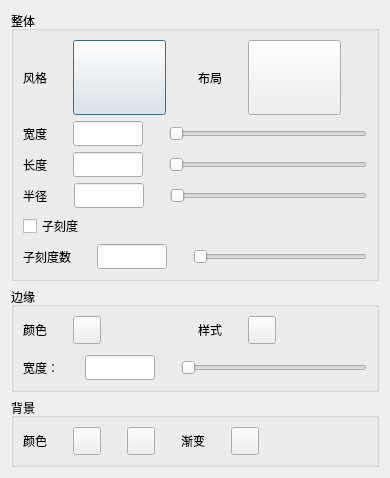
<?xml version="1.0" encoding="UTF-8"?>
<ui version="4.0">
 <class>CScaleDialog</class>
 <widget class="QDialog" name="CScaleDialog">
  <property name="geometry">
   <rect>
    <x>0</x>
    <y>0</y>
    <width>390</width>
    <height>469</height>
   </rect>
  </property>
  <property name="windowTitle">
   <string>Dialog</string>
  </property>
  <layout class="QGridLayout" name="gridLayout_4">
   <item row="0" column="0">
    <widget class="QGroupBox" name="groupBox">
     <property name="title">
      <string>整体</string>
     </property>
     <layout class="QGridLayout" name="gridLayout_3">
      <item row="0" column="0">
       <layout class="QHBoxLayout" name="horizontalLayout">
        <item>
         <widget class="QLabel" name="label">
          <property name="text">
           <string>风格</string>
          </property>
         </widget>
        </item>
        <item>
         <spacer name="horizontalSpacer">
          <property name="orientation">
           <enum>Qt::Horizontal</enum>
          </property>
          <property name="sizeType">
           <enum>QSizePolicy::Fixed</enum>
          </property>
          <property name="sizeHint" stdset="0">
           <size>
            <width>20</width>
            <height>20</height>
           </size>
          </property>
         </spacer>
        </item>
        <item>
         <widget class="QPushButton" name="scaleStyleBtn">
          <property name="minimumSize">
           <size>
            <width>93</width>
            <height>75</height>
           </size>
          </property>
          <property name="maximumSize">
           <size>
            <width>93</width>
            <height>75</height>
           </size>
          </property>
          <property name="text">
           <string/>
          </property>
         </widget>
        </item>
        <item>
         <spacer name="horizontalSpacer_2">
          <property name="orientation">
           <enum>Qt::Horizontal</enum>
          </property>
          <property name="sizeHint" stdset="0">
           <size>
            <width>40</width>
            <height>20</height>
           </size>
          </property>
         </spacer>
        </item>
        <item>
         <widget class="QLabel" name="label_2">
          <property name="text">
           <string>布局</string>
          </property>
         </widget>
        </item>
        <item>
         <spacer name="horizontalSpacer_3">
          <property name="orientation">
           <enum>Qt::Horizontal</enum>
          </property>
          <property name="sizeType">
           <enum>QSizePolicy::Fixed</enum>
          </property>
          <property name="sizeHint" stdset="0">
           <size>
            <width>20</width>
            <height>20</height>
           </size>
          </property>
         </spacer>
        </item>
        <item>
         <widget class="QPushButton" name="layStyleBtn">
          <property name="minimumSize">
           <size>
            <width>93</width>
            <height>75</height>
           </size>
          </property>
          <property name="maximumSize">
           <size>
            <width>93</width>
            <height>75</height>
           </size>
          </property>
          <property name="text">
           <string/>
          </property>
         </widget>
        </item>
        <item>
         <spacer name="horizontalSpacer_4">
          <property name="orientation">
           <enum>Qt::Horizontal</enum>
          </property>
          <property name="sizeHint" stdset="0">
           <size>
            <width>40</width>
            <height>20</height>
           </size>
          </property>
         </spacer>
        </item>
       </layout>
      </item>
      <item row="1" column="0">
       <layout class="QHBoxLayout" name="horizontalLayout_2">
        <item>
         <widget class="QLabel" name="label_3">
          <property name="text">
           <string>宽度</string>
          </property>
         </widget>
        </item>
        <item>
         <spacer name="horizontalSpacer_5">
          <property name="orientation">
           <enum>Qt::Horizontal</enum>
          </property>
          <property name="sizeType">
           <enum>QSizePolicy::Fixed</enum>
          </property>
          <property name="sizeHint" stdset="0">
           <size>
            <width>20</width>
            <height>20</height>
           </size>
          </property>
         </spacer>
        </item>
        <item>
         <widget class="QLineEdit" name="widEdit">
          <property name="minimumSize">
           <size>
            <width>70</width>
            <height>25</height>
           </size>
          </property>
          <property name="maximumSize">
           <size>
            <width>70</width>
            <height>25</height>
           </size>
          </property>
         </widget>
        </item>
        <item>
         <spacer name="horizontalSpacer_6">
          <property name="orientation">
           <enum>Qt::Horizontal</enum>
          </property>
          <property name="sizeType">
           <enum>QSizePolicy::Fixed</enum>
          </property>
          <property name="sizeHint" stdset="0">
           <size>
            <width>20</width>
            <height>20</height>
           </size>
          </property>
         </spacer>
        </item>
        <item>
         <widget class="QSlider" name="widSlider">
          <property name="minimum">
           <number>10</number>
          </property>
          <property name="maximum">
           <number>250</number>
          </property>
          <property name="orientation">
           <enum>Qt::Horizontal</enum>
          </property>
         </widget>
        </item>
       </layout>
      </item>
      <item row="2" column="0">
       <layout class="QHBoxLayout" name="horizontalLayout_3">
        <item>
         <widget class="QLabel" name="label_4">
          <property name="text">
           <string>长度</string>
          </property>
         </widget>
        </item>
        <item>
         <spacer name="horizontalSpacer_7">
          <property name="orientation">
           <enum>Qt::Horizontal</enum>
          </property>
          <property name="sizeType">
           <enum>QSizePolicy::Fixed</enum>
          </property>
          <property name="sizeHint" stdset="0">
           <size>
            <width>20</width>
            <height>20</height>
           </size>
          </property>
         </spacer>
        </item>
        <item>
         <widget class="QLineEdit" name="lenEdit">
          <property name="minimumSize">
           <size>
            <width>70</width>
            <height>25</height>
           </size>
          </property>
          <property name="maximumSize">
           <size>
            <width>70</width>
            <height>25</height>
           </size>
          </property>
         </widget>
        </item>
        <item>
         <spacer name="horizontalSpacer_8">
          <property name="orientation">
           <enum>Qt::Horizontal</enum>
          </property>
          <property name="sizeType">
           <enum>QSizePolicy::Fixed</enum>
          </property>
          <property name="sizeHint" stdset="0">
           <size>
            <width>20</width>
            <height>20</height>
           </size>
          </property>
         </spacer>
        </item>
        <item>
         <widget class="QSlider" name="lenSlider">
          <property name="minimum">
           <number>10</number>
          </property>
          <property name="maximum">
           <number>360</number>
          </property>
          <property name="orientation">
           <enum>Qt::Horizontal</enum>
          </property>
         </widget>
        </item>
       </layout>
      </item>
      <item row="3" column="0">
       <layout class="QHBoxLayout" name="horizontalLayout_4">
        <item>
         <widget class="QLabel" name="label_5">
          <property name="text">
           <string>半径</string>
          </property>
         </widget>
        </item>
        <item>
         <spacer name="horizontalSpacer_9">
          <property name="orientation">
           <enum>Qt::Horizontal</enum>
          </property>
          <property name="sizeType">
           <enum>QSizePolicy::Fixed</enum>
          </property>
          <property name="sizeHint" stdset="0">
           <size>
            <width>20</width>
            <height>20</height>
           </size>
          </property>
         </spacer>
        </item>
        <item>
         <widget class="QLineEdit" name="radiusEdit">
          <property name="minimumSize">
           <size>
            <width>70</width>
            <height>25</height>
           </size>
          </property>
          <property name="maximumSize">
           <size>
            <width>70</width>
            <height>25</height>
           </size>
          </property>
         </widget>
        </item>
        <item>
         <spacer name="horizontalSpacer_10">
          <property name="orientation">
           <enum>Qt::Horizontal</enum>
          </property>
          <property name="sizeType">
           <enum>QSizePolicy::Fixed</enum>
          </property>
          <property name="sizeHint" stdset="0">
           <size>
            <width>20</width>
            <height>20</height>
           </size>
          </property>
         </spacer>
        </item>
        <item>
         <widget class="QSlider" name="radiusSlider">
          <property name="minimum">
           <number>100</number>
          </property>
          <property name="maximum">
           <number>800</number>
          </property>
          <property name="orientation">
           <enum>Qt::Horizontal</enum>
          </property>
         </widget>
        </item>
       </layout>
      </item>
      <item row="4" column="0">
       <layout class="QHBoxLayout" name="horizontalLayout_5">
        <item>
         <widget class="QCheckBox" name="checkBox">
          <property name="text">
           <string>子刻度</string>
          </property>
         </widget>
        </item>
        <item>
         <spacer name="horizontalSpacer_11">
          <property name="orientation">
           <enum>Qt::Horizontal</enum>
          </property>
          <property name="sizeHint" stdset="0">
           <size>
            <width>40</width>
            <height>20</height>
           </size>
          </property>
         </spacer>
        </item>
       </layout>
      </item>
      <item row="5" column="0">
       <layout class="QHBoxLayout" name="horizontalLayout_6">
        <item>
         <widget class="QLabel" name="label_6">
          <property name="text">
           <string>子刻度数</string>
          </property>
         </widget>
        </item>
        <item>
         <spacer name="horizontalSpacer_12">
          <property name="orientation">
           <enum>Qt::Horizontal</enum>
          </property>
          <property name="sizeType">
           <enum>QSizePolicy::Fixed</enum>
          </property>
          <property name="sizeHint" stdset="0">
           <size>
            <width>20</width>
            <height>20</height>
           </size>
          </property>
         </spacer>
        </item>
        <item>
         <widget class="QLineEdit" name="subScaleEdit">
          <property name="minimumSize">
           <size>
            <width>70</width>
            <height>25</height>
           </size>
          </property>
          <property name="maximumSize">
           <size>
            <width>70</width>
            <height>25</height>
           </size>
          </property>
         </widget>
        </item>
        <item>
         <spacer name="horizontalSpacer_13">
          <property name="orientation">
           <enum>Qt::Horizontal</enum>
          </property>
          <property name="sizeType">
           <enum>QSizePolicy::Fixed</enum>
          </property>
          <property name="sizeHint" stdset="0">
           <size>
            <width>20</width>
            <height>20</height>
           </size>
          </property>
         </spacer>
        </item>
        <item>
         <widget class="QSlider" name="subScaleSlider">
          <property name="minimum">
           <number>1</number>
          </property>
          <property name="maximum">
           <number>10</number>
          </property>
          <property name="orientation">
           <enum>Qt::Horizontal</enum>
          </property>
         </widget>
        </item>
       </layout>
      </item>
     </layout>
    </widget>
   </item>
   <item row="1" column="0">
    <widget class="QGroupBox" name="groupBox_2">
     <property name="title">
      <string>边缘</string>
     </property>
     <layout class="QGridLayout" name="gridLayout_2">
      <item row="0" column="0">
       <layout class="QVBoxLayout" name="verticalLayout">
        <item>
         <layout class="QHBoxLayout" name="horizontalLayout_7">
          <item>
           <widget class="QLabel" name="label_7">
            <property name="text">
             <string>颜色</string>
            </property>
           </widget>
          </item>
          <item>
           <spacer name="horizontalSpacer_14">
            <property name="orientation">
             <enum>Qt::Horizontal</enum>
            </property>
            <property name="sizeType">
             <enum>QSizePolicy::Fixed</enum>
            </property>
            <property name="sizeHint" stdset="0">
             <size>
              <width>20</width>
              <height>20</height>
             </size>
            </property>
           </spacer>
          </item>
          <item>
           <widget class="QPushButton" name="edgeColorBtn">
            <property name="minimumSize">
             <size>
              <width>28</width>
              <height>28</height>
             </size>
            </property>
            <property name="maximumSize">
             <size>
              <width>28</width>
              <height>28</height>
             </size>
            </property>
            <property name="text">
             <string/>
            </property>
           </widget>
          </item>
          <item>
           <spacer name="horizontalSpacer_15">
            <property name="orientation">
             <enum>Qt::Horizontal</enum>
            </property>
            <property name="sizeHint" stdset="0">
             <size>
              <width>40</width>
              <height>20</height>
             </size>
            </property>
           </spacer>
          </item>
          <item>
           <widget class="QLabel" name="label_8">
            <property name="text">
             <string>样式</string>
            </property>
           </widget>
          </item>
          <item>
           <spacer name="horizontalSpacer_16">
            <property name="orientation">
             <enum>Qt::Horizontal</enum>
            </property>
            <property name="sizeType">
             <enum>QSizePolicy::Fixed</enum>
            </property>
            <property name="sizeHint" stdset="0">
             <size>
              <width>20</width>
              <height>20</height>
             </size>
            </property>
           </spacer>
          </item>
          <item>
           <widget class="QPushButton" name="edgeStyleBtn">
            <property name="minimumSize">
             <size>
              <width>28</width>
              <height>28</height>
             </size>
            </property>
            <property name="maximumSize">
             <size>
              <width>28</width>
              <height>28</height>
             </size>
            </property>
            <property name="text">
             <string/>
            </property>
           </widget>
          </item>
          <item>
           <spacer name="horizontalSpacer_17">
            <property name="orientation">
             <enum>Qt::Horizontal</enum>
            </property>
            <property name="sizeHint" stdset="0">
             <size>
              <width>40</width>
              <height>20</height>
             </size>
            </property>
           </spacer>
          </item>
         </layout>
        </item>
        <item>
         <spacer name="verticalSpacer">
          <property name="orientation">
           <enum>Qt::Vertical</enum>
          </property>
          <property name="sizeType">
           <enum>QSizePolicy::Fixed</enum>
          </property>
          <property name="sizeHint" stdset="0">
           <size>
            <width>20</width>
            <height>5</height>
           </size>
          </property>
         </spacer>
        </item>
        <item>
         <layout class="QHBoxLayout" name="horizontalLayout_8">
          <item>
           <widget class="QLabel" name="label_9">
            <property name="text">
             <string>宽度：</string>
            </property>
           </widget>
          </item>
          <item>
           <spacer name="horizontalSpacer_18">
            <property name="orientation">
             <enum>Qt::Horizontal</enum>
            </property>
            <property name="sizeType">
             <enum>QSizePolicy::Fixed</enum>
            </property>
            <property name="sizeHint" stdset="0">
             <size>
              <width>20</width>
              <height>20</height>
             </size>
            </property>
           </spacer>
          </item>
          <item>
           <widget class="QLineEdit" name="edgeWidEdit">
            <property name="minimumSize">
             <size>
              <width>70</width>
              <height>25</height>
             </size>
            </property>
            <property name="maximumSize">
             <size>
              <width>70</width>
              <height>25</height>
             </size>
            </property>
           </widget>
          </item>
          <item>
           <spacer name="horizontalSpacer_19">
            <property name="orientation">
             <enum>Qt::Horizontal</enum>
            </property>
            <property name="sizeType">
             <enum>QSizePolicy::Fixed</enum>
            </property>
            <property name="sizeHint" stdset="0">
             <size>
              <width>20</width>
              <height>20</height>
             </size>
            </property>
           </spacer>
          </item>
          <item>
           <widget class="QSlider" name="edgeWidSlider">
            <property name="minimum">
             <number>1</number>
            </property>
            <property name="maximum">
             <number>10</number>
            </property>
            <property name="orientation">
             <enum>Qt::Horizontal</enum>
            </property>
           </widget>
          </item>
         </layout>
        </item>
       </layout>
      </item>
     </layout>
    </widget>
   </item>
   <item row="2" column="0">
    <widget class="QGroupBox" name="groupBox_3">
     <property name="title">
      <string>背景</string>
     </property>
     <layout class="QGridLayout" name="gridLayout">
      <item row="0" column="0">
       <layout class="QHBoxLayout" name="horizontalLayout_9">
        <item>
         <widget class="QLabel" name="label_10">
          <property name="text">
           <string>颜色</string>
          </property>
         </widget>
        </item>
        <item>
         <spacer name="horizontalSpacer_20">
          <property name="orientation">
           <enum>Qt::Horizontal</enum>
          </property>
          <property name="sizeType">
           <enum>QSizePolicy::Fixed</enum>
          </property>
          <property name="sizeHint" stdset="0">
           <size>
            <width>20</width>
            <height>20</height>
           </size>
          </property>
         </spacer>
        </item>
        <item>
         <widget class="QPushButton" name="color1Btn">
          <property name="minimumSize">
           <size>
            <width>28</width>
            <height>28</height>
           </size>
          </property>
          <property name="maximumSize">
           <size>
            <width>28</width>
            <height>28</height>
           </size>
          </property>
          <property name="text">
           <string/>
          </property>
         </widget>
        </item>
        <item>
         <spacer name="horizontalSpacer_21">
          <property name="orientation">
           <enum>Qt::Horizontal</enum>
          </property>
          <property name="sizeType">
           <enum>QSizePolicy::Fixed</enum>
          </property>
          <property name="sizeHint" stdset="0">
           <size>
            <width>20</width>
            <height>20</height>
           </size>
          </property>
         </spacer>
        </item>
        <item>
         <widget class="QPushButton" name="color2Btn">
          <property name="minimumSize">
           <size>
            <width>28</width>
            <height>28</height>
           </size>
          </property>
          <property name="maximumSize">
           <size>
            <width>28</width>
            <height>28</height>
           </size>
          </property>
          <property name="text">
           <string/>
          </property>
         </widget>
        </item>
        <item>
         <spacer name="horizontalSpacer_22">
          <property name="orientation">
           <enum>Qt::Horizontal</enum>
          </property>
          <property name="sizeType">
           <enum>QSizePolicy::Fixed</enum>
          </property>
          <property name="sizeHint" stdset="0">
           <size>
            <width>20</width>
            <height>20</height>
           </size>
          </property>
         </spacer>
        </item>
        <item>
         <widget class="QLabel" name="label_11">
          <property name="text">
           <string>渐变</string>
          </property>
         </widget>
        </item>
        <item>
         <spacer name="horizontalSpacer_23">
          <property name="orientation">
           <enum>Qt::Horizontal</enum>
          </property>
          <property name="sizeType">
           <enum>QSizePolicy::Fixed</enum>
          </property>
          <property name="sizeHint" stdset="0">
           <size>
            <width>20</width>
            <height>20</height>
           </size>
          </property>
         </spacer>
        </item>
        <item>
         <widget class="QPushButton" name="gradStyleBtn">
          <property name="minimumSize">
           <size>
            <width>28</width>
            <height>28</height>
           </size>
          </property>
          <property name="maximumSize">
           <size>
            <width>28</width>
            <height>28</height>
           </size>
          </property>
          <property name="text">
           <string/>
          </property>
         </widget>
        </item>
        <item>
         <spacer name="horizontalSpacer_24">
          <property name="orientation">
           <enum>Qt::Horizontal</enum>
          </property>
          <property name="sizeHint" stdset="0">
           <size>
            <width>40</width>
            <height>20</height>
           </size>
          </property>
         </spacer>
        </item>
       </layout>
      </item>
     </layout>
    </widget>
   </item>
  </layout>
 </widget>
 <resources/>
 <connections/>
</ui>
